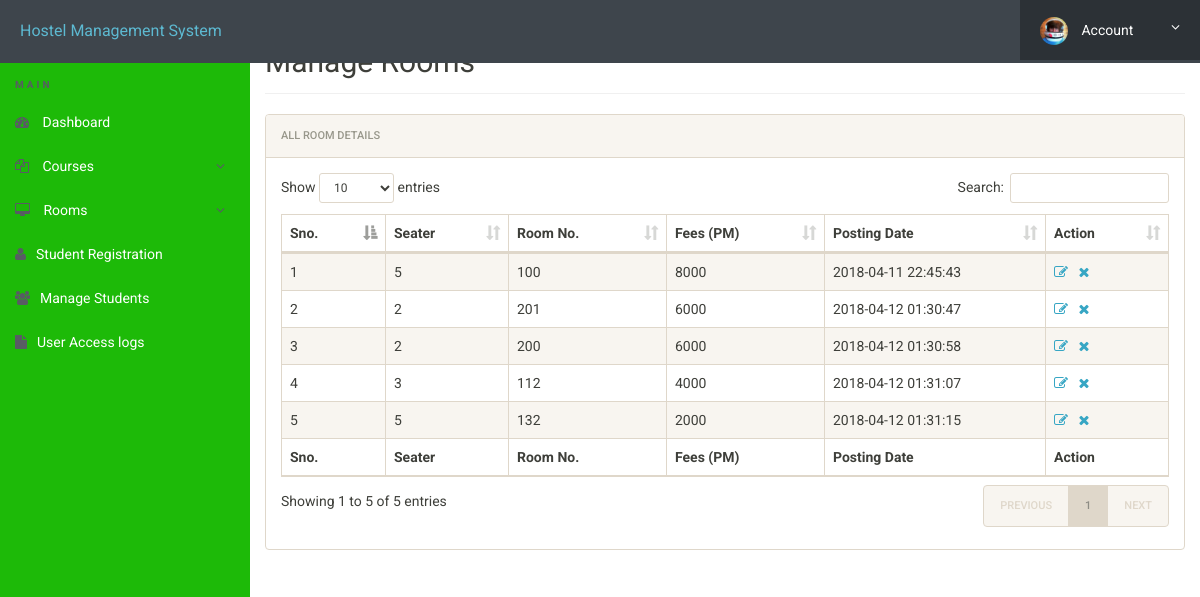
Screenshot of /admin/manage-rooms.php (signed in) with the database file from the repository.
### tables this page shows
CREATE TABLE IF NOT EXISTS `rooms` (
  `id` int(11) NOT NULL,
  `seater` int(11) NOT NULL,
  `room_no` int(11) NOT NULL,
  `fees` int(11) NOT NULL,
  `posting_date` timestamp NOT NULL DEFAULT CURRENT_TIMESTAMP
);

### admin/manage-rooms.php (the view, shortened to what this page needs)
<?php
include('includes/config.php');
?>
<!doctype html>
<html lang="en" class="no-js">
<head>
	<link rel="stylesheet" href="css/font-awesome.min.css">
	<link rel="stylesheet" href="css/bootstrap.min.css">
	<link rel="stylesheet" href="css/dataTables.bootstrap.min.css">
	<link rel="stylesheet" href="css/bootstrap-social.css">
	<link rel="stylesheet" href="css/bootstrap-select.css">
	<link rel="stylesheet" href="css/fileinput.min.css">
	<link rel="stylesheet" href="css/awesome-bootstrap-checkbox.css">
	<link rel="stylesheet" href="css/style.css">
</head>
<body>
	<?php include('includes/header.php');?>
	<div class="ts-main-content">
			<?php include('includes/sidebar.php');?>
		<div class="content-wrapper">
			<div class="container-fluid">
				<div class="row">
					<div class="col-md-12">
						<h2 class="page-title">Manage Rooms</h2>
						<div class="panel panel-default">
							<div class="panel-heading">All Room Details</div>
							<div class="panel-body">
								<table id="zctb" class="display table table-striped table-bordered table-hover" cellspacing="0" width="100%">
									<thead>
										<tr>
											<th>Sno.</th>
											<th>Seater</th>
											<th>Room No.</th>
											<th>Fees (PM) </th>
											<th>Posting Date  </th>
											<th>Action</th>
										</tr>
									</thead>
									<tfoot>
										<tr>
											<th>Sno.</th>
											<th>Seater</th>
											<th>Room No.</th>
											<th>Fees (PM) </th>
											<th>Posting Date  </th>
											<th>Action</th>
										</tr>
									</tfoot>
									<tbody>
<?php
$ret="select * from rooms";
$stmt= $mysqli->prepare($ret) ;
$stmt->execute() ;
$res=$stmt->get_result();
$cnt=1;
while($row=$res->fetch_object())
	  {
	  	?>
<tr><td><?php echo $cnt;;?></td>
<td><?php echo $row->seater;?></td>
<td><?php echo $row->room_no;?></td>
<td><?php echo $row->fees;?></td>
<td><?php echo $row->posting_date;?></td>
<td><a href="edit-room.php?id=<?php echo $row->id;?>"><i class="fa fa-edit"></i></a>&nbsp;&nbsp;
<a href="manage-rooms.php?del=<?php echo $row->id;?>" onclick="return confirm("Do you want to delete");"><i class="fa fa-close"></i></a></td>
										</tr>
									<?php
$cnt=$cnt+1;
									 } ?>
									</tbody>
								</table>
							</div>
						</div>
					</div>
				</div>
			</div>
		</div>
	</div>
</body>
</html>

### admin/css/style.css (style rules this page uses)
html { font-size: 14px; }
@media only screen and (min-width: 480px) { html { font-size: 17px; } }
@media only screen and (min-width: 768px) { html { font-size: 14px; } }
body { font-size: 1em; }
a { color: #37a6c4; }
.panel { overflow: hidden; }
.page-title { padding-bottom: 15px; margin-bottom: 20px; border-bottom: 1px solid #f0f0f0; }
.ts-main-content .content-wrapper { padding-top: 15px; margin-top: 10px; }
@media only screen and (min-width: 992px) { .ts-main-content .content-wrapper { margin-left: 250px; } }

### rows the page displays
rooms: seater "5", room_no "100", fees "8000", posting_date "2018-04-11 22:45:43"
rooms: seater "2", room_no "201", fees "6000", posting_date "2018-04-12 01:30:47"
rooms: seater "2", room_no "200", fees "6000", posting_date "2018-04-12 01:30:58"
rooms: seater "3", room_no "112", fees "4000", posting_date "2018-04-12 01:31:07"
rooms: seater "5", room_no "132", fees "2000", posting_date "2018-04-12 01:31:15"
